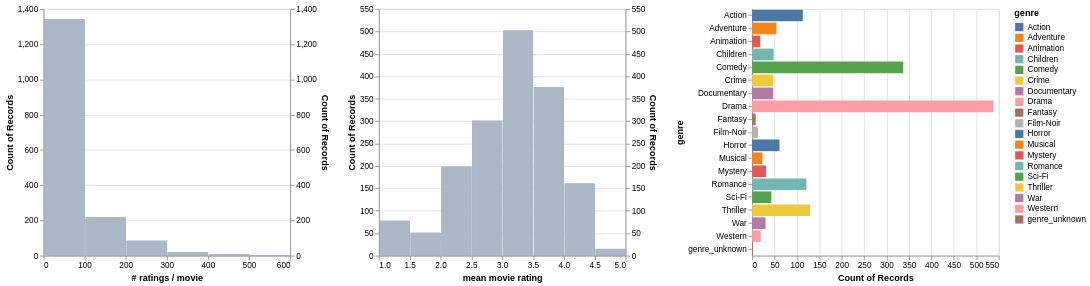

This figure's notebook cell:
### Code cell
movies_ratings = movies.merge(
    ratings
    .groupby('movie_id', as_index=False)
    .agg({'rating': ['count', 'mean']})
    .flatten_cols(),
    on='movie_id')
genre_filter = alt.selection_multi(fields=['genre'])
genre_chart = alt.Chart().mark_bar().encode(
    x="count()",
    y=alt.Y('genre'),
    color=alt.condition(
        genre_filter,
        alt.Color("genre:N"),
        alt.value('lightgray'))
).properties(height=300).add_selection(genre_filter) # add selection here
# Display the number of ratings and average rating per movie.
alt.hconcat(
    filtered_hist('rating count', '# ratings / movie', genre_filter),
    filtered_hist('rating mean', 'mean movie rating', genre_filter),
    genre_chart,
    data=movies_ratings)

### Figure 1 — Vega-Lite specification as saved in the notebook (floating-point values rounded to 4 significant figures; data arrays with more than 128 entries replaced by an {"elided": "..."} marker saying what was removed)
{"config": {"view": {"continuousWidth": 300, "continuousHeight": 300}}, "hconcat": [{"layer": [{"mark": {"type": "bar"}, "encoding": {"x": {"bin": {"maxbins": 10}, "field": "rating count", "title": "# ratings / movie", "type": "quantitative"}, "y": {"aggregate": "count", "type": "quantitative"}}, "transform": [{"filter": {"param": "param_5"}}]}, {"mark": {"type": "bar"}, "encoding": {"color": {"value": "lightgray"}, "opacity": {"value": 0.7}, "x": {"bin": {"maxbins": 10}, "field": "rating count", "title": "# ratings / movie", "type": "quantitative"}, "y": {"aggregate": "count", "type": "quantitative"}}}], "resolve": {"scale": {"y": "independent"}}, "width": 300}, {"layer": [{"mark": {"type": "bar"}, "encoding": {"x": {"bin": {"maxbins": 10}, "field": "rating mean", "title": "mean movie rating", "type": "quantitative"}, "y": {"aggregate": "count", "type": "quantitative"}}, "transform": [{"filter": {"param": "param_5"}}]}, {"mark": {"type": "bar"}, "encoding": {"color": {"value": "lightgray"}, "opacity": {"value": 0.7}, "x": {"bin": {"maxbins": 10}, "field": "rating mean", "title": "mean movie rating", "type": "quantitative"}, "y": {"aggregate": "count", "type": "quantitative"}}}], "resolve": {"scale": {"y": "independent"}}, "width": 300}, {"mark": {"type": "bar"}, "encoding": {"color": {"condition": {"param": "param_5", "field": "genre", "type": "nominal"}, "value": "lightgray"}, "x": {"aggregate": "count", "type": "quantitative"}, "y": {"field": "genre", "type": "nominal"}}, "height": 300, "name": "view_3"}], "data": {"name": "data-d106f588be04b2e147b957c639a57afb"}, "params": [{"name": "param_5", "select": {"type": "point", "fields": ["genre"]}, "views": ["view_3"]}], "$schema": "https://vega.github.io/schema/vega-lite/v5.20.1.json", "datasets": {"data-d106f588be04b2e147b957c639a57afb": {"elided": "1682 records"}}}
